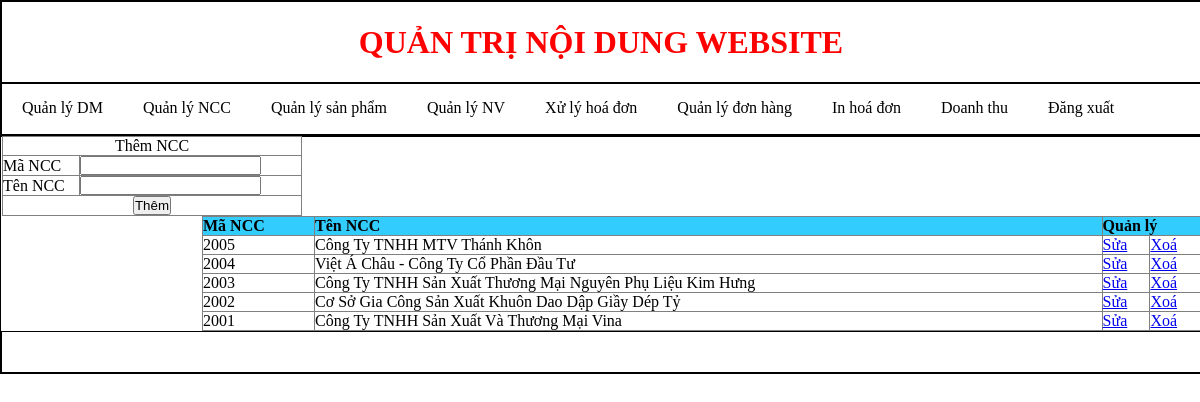
Screenshot of /Admin/index.php?Quanly=QuanlyNCC&action=Them (signed in) with the database file from the repository.
### tables this page shows
CREATE TABLE `nhacungcap` (
  `MaNCC` char(10) NOT NULL,
  `TenNCC` varchar(200) DEFAULT NULL
);

### Admin/modular/QuanlyNCC/Lietke.php (the view)
<?php
 $sql="select * from nhacungcap order by MaNCC desc";
 $run=mysqli_query($conn,$sql);
?>
<table width="100%" border="1">
  <tr style="background-color:#33CCFF">
    <td><strong>Mã NCC</strong></td>
    <td><strong>Tên NCC</strong></td>
    <td colspan="2"><strong>Quản lý</strong></td>
  </tr>
  <?php
   while ($dong=mysqli_fetch_array($run)){
  ?>
  <tr>
    <td><?php echo $dong['MaNCC']?></td>
    <td><?php echo $dong['TenNCC']?></td>
    <td><a href="index.php?Quanly=QuanlyNCC&action=Sua&id=<?php echo $dong['MaNCC']?>">Sửa</a></td>
    <td><a href="modular/QuanlyNCC/Xuly.php?id=<?php echo $dong['MaNCC']?>">Xoá</a></td>
  </tr>
  <?php
 }
 ?>
 </table>

### Admin/style/css.css (style rules this page uses)
table { border-collapse: collapse; }
* { padding:0;margin:0; }

### rows the page displays
nhacungcap: MaNCC "2005", TenNCC "Công Ty TNHH MTV Thánh Khôn"
nhacungcap: MaNCC "2004", TenNCC "Việt Á Châu - Công Ty Cổ Phần Đầu Tư"
nhacungcap: MaNCC "2003", TenNCC "Công Ty TNHH Sản Xuất Thương Mại Nguyên Phụ Liệu Kim Hưng"
nhacungcap: MaNCC "2002", TenNCC "Cơ Sở Gia Công Sản Xuất Khuôn Dao Dập Giầy Dép Tỷ"
nhacungcap: MaNCC "2001", TenNCC "Công Ty TNHH Sản Xuất Và Thương Mại Vina"
